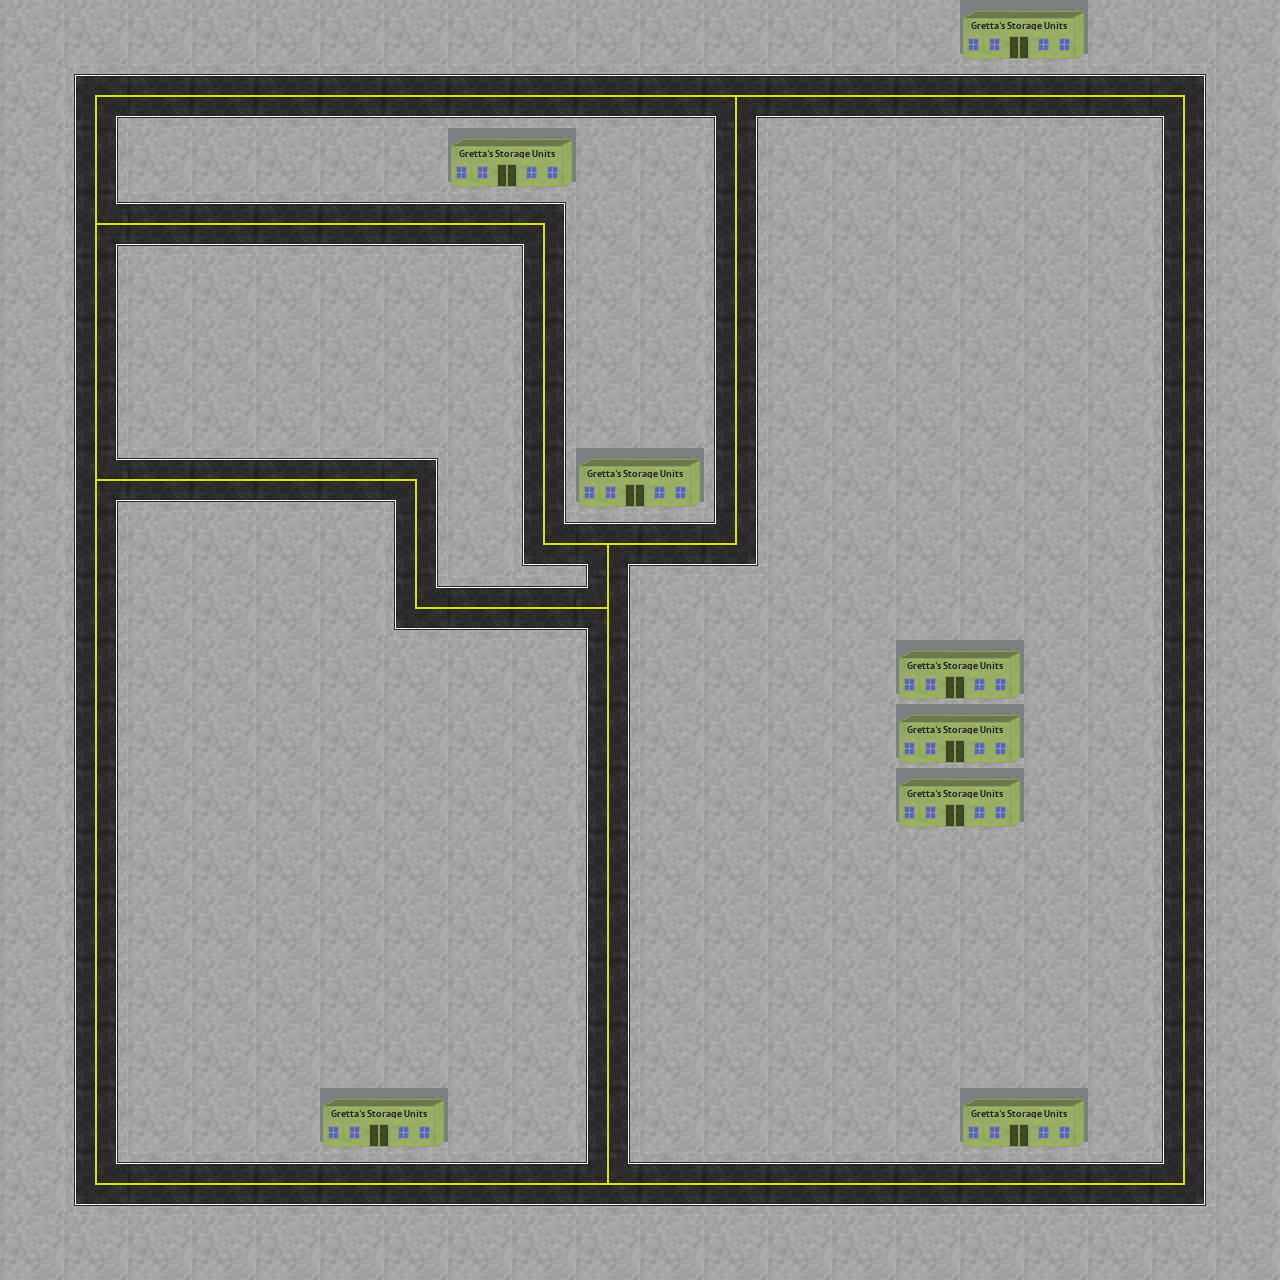

The image is a tile-based game level rendered from a .tmx file. Its description and complete source (layers, tilesets, objects, tile grids) follow:
An orthogonal 20x20 tile map with 64x64 px tiles, 1 tile layer (Tile Layer 1) and 1 object.

<map version="1.0" orientation="orthogonal" renderorder="right-down" width="20" height="20" tilewidth="64" tileheight="64" backgroundcolor="#7d8080">
 <tileset firstgid="1" name="map_sprite" tilewidth="64" tileheight="64">
  <image source="map_sprite.png" width="704" height="576" />
  <terraintypes>
   <terrain name="Road" tile="-1" />
   <terrain name="Building" tile="-1" />
   <terrain name="Concrete" tile="-1" />
  </terraintypes>
  <tile id="22" terrain="1,1,1,1" />
  <tile id="23" terrain="1,1,1,1" />
  <tile id="33" terrain="0,0,0,0" />
  <tile id="34" terrain="0,,0,0" />
  <tile id="35" terrain="2,2,2,2" />
  <tile id="45" terrain="0,0,0,0" />
  <tile id="46" terrain=",0,0,0" />
  <tile id="47" terrain="0,0,0,0" />
  <tile id="48" terrain="0,0,0,0" />
  <tile id="49" terrain="0,0,0,0" />
  <tile id="50" terrain="0,0,0,0" />
  <tile id="56" terrain="0,0,,0" />
  <tile id="57" terrain="0,0,0," />
 </tileset>
 <layer name="Tile Layer 1" width="20" height="20">
  <data encoding="csv">
36,36,36,36,36,36,36,36,36,36,36,36,36,36,36,23,24,36,36,36,
36,47,34,34,34,34,34,34,34,34,34,48,34,34,34,34,34,34,35,36,
36,46,36,36,36,36,36,23,24,36,36,46,36,36,36,36,36,36,46,36,
36,51,34,34,34,34,34,34,35,36,36,46,36,36,36,36,36,36,46,36,
36,46,36,36,36,36,36,36,46,36,36,46,36,36,36,36,36,36,46,36,
36,46,36,36,36,36,36,36,46,36,36,46,36,36,36,36,36,36,46,36,
36,46,36,36,36,36,36,36,46,36,36,46,36,36,36,36,36,36,46,36,
36,51,34,34,34,34,35,36,46,23,24,46,36,36,36,36,36,36,46,36,
36,46,36,36,36,36,46,36,57,48,34,58,36,36,36,36,36,36,46,36,
36,46,36,36,36,36,57,34,34,50,36,36,36,36,36,36,36,36,46,36,
36,46,36,36,36,36,36,36,36,46,36,36,36,36,23,24,36,36,46,36,
36,46,36,36,36,36,36,36,36,46,36,36,36,36,23,24,36,36,46,36,
36,46,36,36,36,36,36,36,36,46,36,36,36,36,23,24,36,36,46,36,
36,46,36,36,36,36,36,36,36,46,36,36,36,36,36,36,36,36,46,36,
36,46,36,36,36,36,36,36,36,46,36,36,36,36,36,36,36,36,46,36,
36,46,36,36,36,36,36,36,36,46,36,36,36,36,36,36,36,36,46,36,
36,46,36,36,36,36,36,36,36,46,36,36,36,36,36,36,36,36,46,36,
36,46,36,36,36,23,24,36,36,46,36,36,36,36,36,23,24,36,46,36,
36,57,34,34,34,34,34,34,34,49,34,34,34,34,34,34,34,34,58,36,
36,36,36,36,36,36,36,36,36,36,36,36,36,36,36,36,36,36,36,36
</data>
 </layer>
 <objectgroup name="Collisions">
  <object x="77" y="75" width="997" height="40" />
 </objectgroup>
</map>